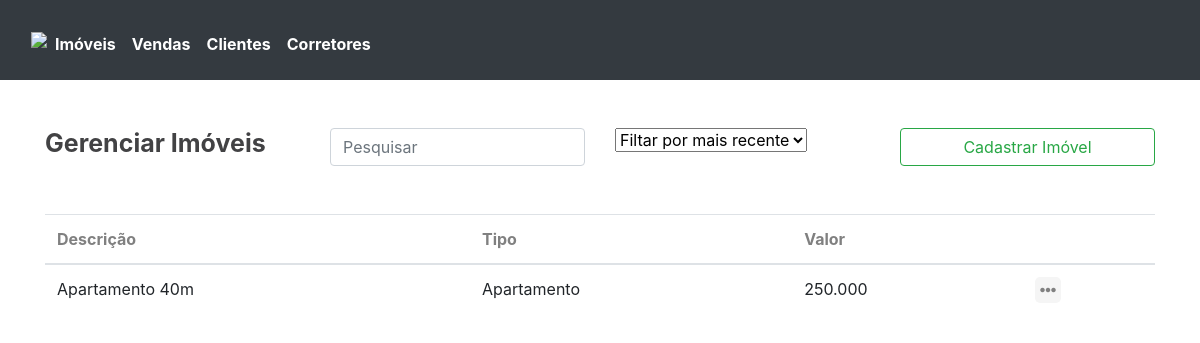
The app's page /imoveis/ with its own data.
### core/models.py (models this page shows, shortened)
class Imovel(models.Model):
    tipo = models.CharField(max_length=255)
    valor = models.CharField(max_length=255)
    endereco = models.CharField(max_length=255)
    comissao = models.IntegerField(default=5)
    descricao = models.CharField(max_length=255)
    informacoes = models.TextField(blank=True,null=True)
    class Meta:
        db_table = 'imovel'

### core/views.py (the view)
# urls.py: path('imoveis/',views.lista_imoveis),
def lista_imoveis(request):
    lista_de_imoveis = Imovel.objects.all()
    dados = {"imoveis":lista_de_imoveis}
    return render(request,'imoveis.html',dados)

### templates/imoveis.html (shortened to what this page needs)
{% extends "estrutura.html" %}
    {% block content %}
    <main class="pt-5">
        <div class="container">
            <div class=" row">
                <div class="col-md-3">
                    <h1>Gerenciar Imóveis</h1>
                </div>
                <div class="col-md-3">
                    <input type="text" placeholder="Pesquisar" class="form-control">
                </div>
                <div class="col-3">
                    <select class="form-select" aria-label="Default select example">
                        <option selected>Filtar por mais recente</option>
                    </select>
                </div>
                <div class="col-3">
                    <button type="button" class="btn btn-outline-success btn-block">Cadastrar Imóvel</button>
                </div>
            </div>
        </div>
        <div class="container pt-5">
            <table class="table">
                <thead>
                    <tr>
                        <th scope="col">Descrição</th>
                        <th scope="col">Tipo</th>
                        <th scope="col">Valor</th>
                        <th scope="col"></th>
                    </tr>
                </thead>
                <tbody>
                {% for imovel in imoveis %}
                    <tr>
                        <td>{{imovel.descricao}}</td>
                        <td>{{imovel.tipo}}</td>
                        <td>{{imovel.valor}}</td>
                        <td>
                            <i class="fas fa-ellipsis-h" style="background-color:whitesmoke;padding:5px;
                            border-radius:5px;color:grey"></i>
                        </td>
                    </tr>
                {% endfor %}
                </tbody>
            </table>
        </div>
    </main>
    {% endblock %}

### templates/estrutura.html (style rules this page uses)
h1 { font-size: 25px; font-weight: bold; color:#424244 }
th { color:grey }

### records on screen
Imovel: descricao "Apartamento 40m", tipo "Apartamento", valor "250.000"
